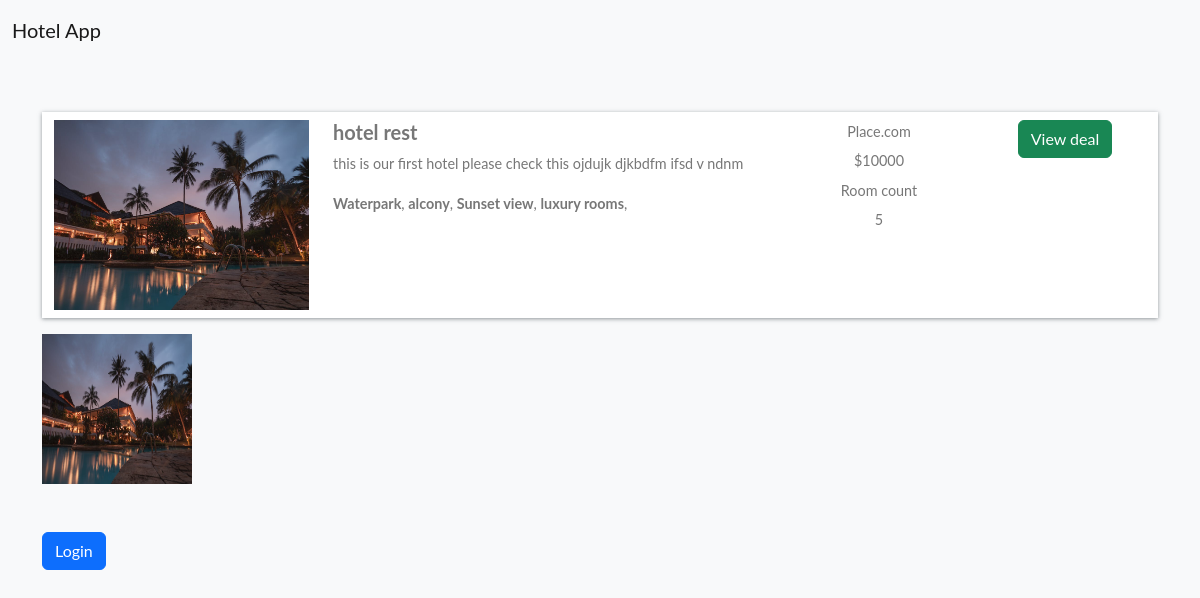
The app's page /hotel-detail/8258522ce10240c7a071aa5a9e8da294/ with its own data.
### home/models.py (models this page shows, shortened)
class BaseModel(models.Model):
    uid = models.UUIDField(default=uuid.uuid4   , editable=False , primary_key=True)
    created_at = models.DateField(auto_now_add=True)
    updated_at = models.DateField(auto_now_add=True)
    class Meta:
        abstract = True

class Hotel(BaseModel):
    hotel_name= models.CharField(max_length=100)
    hotel_price = models.IntegerField()
    description = models.TextField()
    amenities = models.ManyToManyField(Amenities)
    room_count = models.IntegerField(default=10)

class HotelImages(BaseModel):
    hotel= models.ForeignKey(Hotel ,related_name="images", on_delete=models.CASCADE)
    images = models.ImageField(upload_to="hotels")

class Amenities(BaseModel):
    amenity_name = models.CharField(max_length=100)

### home/views.py (the view, shortened to what this page needs)
# urls.py: path('hotel-detail/<uid>/' , hotel_detail , name="hotel_detail"),
def hotel_detail(request,uid):
    hotel_obj = Hotel.objects.get(uid = uid)
    return render(request , 'hotel_detail.html' ,{
        'hotels_obj' :hotel_obj
    })

### home/templates/hotel_detail.html
{% extends "base.html" %}
{%  block start %}
<div class="container mt-5 pt-5">
    <div class="row search-card-result">
        <div class="col-md-3">
        <a href="/hotel-detail/{{hotels_obj.uid}}">
            <img class="img-fluid" src="/media/{{hotels_obj.images.first.images}}" alt="Card image cap">
        </a></div>
        <div class="col-md-5">
            <h5>{{hotels_obj.hotel_name}}</h5>
            <p>
                {{hotels_obj.description|truncatechars:150}}
            </p>
            <p>
                {%for amenitie in hotels_obj.amenities.all %}
                <b>{{amenitie.amenity_name}}</b>,
                {% endfor %}
            </p>
        </div>
        <div class="col-md-2 border-left text-center more-offers">
            <p>Place.com</p>
            <p>${{hotels_obj.hotel_price}}</p>
            <p>Room count</p>
            <p>{{hotels_obj.room_count}}</p>
        </div>
        <div class="col-md-2 border-left text-center more-offers">
            <div class="btn btn-success">View deal </div>
        </div>
    </div>
    <div class="row">
        {% for image in hotels_obj.images.all %}
        <div class="col-md-3">
            <img src="/media/{{image.images}}" style="height: 150px ; width:150px">
        </div>
        {% endfor %}
    </div>
    {% if request.user.is_authenticated %}
    <div class="filter-card">
        <h5>Book Hotel</h5>
        {%include "messages.html"%}
        <form method="post">
            {% csrf_token %}
            <div class="row form-group">
                <div class="col-md-12">
                    <label for="mintopay">Check in</label>
                    <p>
                        <input type="date" name="checkin" id="checkin" class="form-control">
                    </p>
                </div>
                <div class="col-md-12">
                    <label for="maxtopay">Check out</label>
                    <p>
                        <input type="date" name="checkout" id="checkout" class="form-control">
                    </p>
                </div>
            </div>
            <div class="row form-group">
                <div class="col-md-12">
                    <input type="submit" class="btn btn-primary btn-block" value="Book">
                </div>
            </div>
        </form>
    </div>
    {% else %}
    <a href="/login/" class="btn btn-primary mt-5 ">Login</a>
    {% endif %}
</div>
{% endblock %}

### home/templates/base.html (style rules this page uses)
body { font-family: "Lato", Arial, sans-serif; font-weight: 400; font-size: 16px; line-height: 1.7; background: #fff; color: #777; }
.search-card-result { box-shadow: 0px 1px 4px rgba(41, 51, 57, 0.5); margin: 1rem 0; padding: 0.5rem 0; background-color: #fff; }
.search-card-result img { height: 190px; }
.search-card-result h5 { font-style: 1.1rem; font-weight: 700; }
.search-card-result p { font-size: 0.9rem; }
.search-card-result .more-offers p { margin-bottom: 0.3rem; }

### records on screen
Hotel: images.first.images (picture), hotel_name "hotel rest", description "this is our first hotel please check this ojdujk djkbdfm ifsd v ndnm", hotel_price "10000", room_count "5"
Amenities: amenity_name "Waterpark"
Amenities: amenity_name "alcony"
Amenities: amenity_name "Sunset view"
Amenities: amenity_name "luxury rooms"
HotelImages: images (picture)
